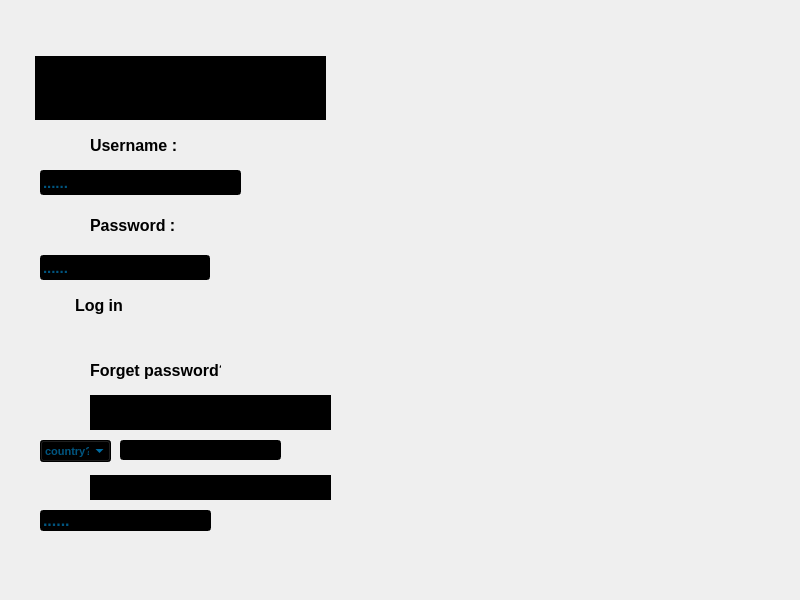
<?xml version="1.0" encoding="UTF-8"?>
<ui version="4.0">
 <class>login</class>
 <widget class="QMainWindow" name="login">
  <property name="geometry">
   <rect>
    <x>0</x>
    <y>0</y>
    <width>800</width>
    <height>600</height>
   </rect>
  </property>
  <property name="sizePolicy">
   <sizepolicy hsizetype="Ignored" vsizetype="Ignored">
    <horstretch>0</horstretch>
    <verstretch>0</verstretch>
   </sizepolicy>
  </property>
  <property name="windowTitle">
   <string>MainWindow</string>
  </property>
  <widget class="QWidget" name="centralwidget">
   <widget class="QLabel" name="background">
    <property name="geometry">
     <rect>
      <x>-30</x>
      <y>0</y>
      <width>1330</width>
      <height>670</height>
     </rect>
    </property>
    <property name="sizePolicy">
     <sizepolicy hsizetype="Fixed" vsizetype="Fixed">
      <horstretch>0</horstretch>
      <verstretch>0</verstretch>
     </sizepolicy>
    </property>
    <property name="frameShape">
     <enum>QFrame::NoFrame</enum>
    </property>
    <property name="text">
     <string/>
    </property>
    <property name="pixmap">
     <pixmap resource="Images.qrc">:/new/image/A1spFdfQ8DL.png</pixmap>
    </property>
    <property name="scaledContents">
     <bool>true</bool>
    </property>
   </widget>
   <widget class="QLabel" name="label">
    <property name="geometry">
     <rect>
      <x>370</x>
      <y>400</y>
      <width>41</width>
      <height>61</height>
     </rect>
    </property>
    <property name="text">
     <string/>
    </property>
    <property name="pixmap">
     <pixmap resource="Images.qrc">:/new/image/UI_Icon_Hourglass.png</pixmap>
    </property>
    <property name="scaledContents">
     <bool>true</bool>
    </property>
   </widget>
   <widget class="QLabel" name="label_2">
    <property name="geometry">
     <rect>
      <x>10</x>
      <y>470</y>
      <width>71</width>
      <height>201</height>
     </rect>
    </property>
    <property name="text">
     <string/>
    </property>
    <property name="pixmap">
     <pixmap resource="Images.qrc">:/new/image/upg_spear.png</pixmap>
    </property>
    <property name="scaledContents">
     <bool>true</bool>
    </property>
   </widget>
   <widget class="QLabel" name="label_3">
    <property name="geometry">
     <rect>
      <x>60</x>
      <y>480</y>
      <width>51</width>
      <height>141</height>
     </rect>
    </property>
    <property name="text">
     <string/>
    </property>
    <property name="pixmap">
     <pixmap resource="Images.qrc">:/new/image/upg_hammer.png</pixmap>
    </property>
    <property name="scaledContents">
     <bool>true</bool>
    </property>
   </widget>
   <widget class="QLabel" name="label_4">
    <property name="geometry">
     <rect>
      <x>500</x>
      <y>510</y>
      <width>111</width>
      <height>51</height>
     </rect>
    </property>
    <property name="text">
     <string/>
    </property>
    <property name="pixmap">
     <pixmap resource="Images.qrc">:/new/image/33.png</pixmap>
    </property>
    <property name="scaledContents">
     <bool>true</bool>
    </property>
   </widget>
   <widget class="QLabel" name="label_5">
    <property name="geometry">
     <rect>
      <x>660</x>
      <y>480</y>
      <width>41</width>
      <height>61</height>
     </rect>
    </property>
    <property name="text">
     <string/>
    </property>
    <property name="pixmap">
     <pixmap resource="Images.qrc">:/new/image/alectuary1.png</pixmap>
    </property>
    <property name="scaledContents">
     <bool>true</bool>
    </property>
   </widget>
   <widget class="QLabel" name="label_6">
    <property name="geometry">
     <rect>
      <x>630</x>
      <y>490</y>
      <width>51</width>
      <height>61</height>
     </rect>
    </property>
    <property name="text">
     <string/>
    </property>
    <property name="pixmap">
     <pixmap resource="Images.qrc">:/new/image/alec10.png</pixmap>
    </property>
    <property name="scaledContents">
     <bool>true</bool>
    </property>
   </widget>
   <widget class="QLabel" name="label_7">
    <property name="geometry">
     <rect>
      <x>650</x>
      <y>380</y>
      <width>41</width>
      <height>41</height>
     </rect>
    </property>
    <property name="text">
     <string/>
    </property>
    <property name="pixmap">
     <pixmap resource="Images.qrc">:/new/image/alec9.png</pixmap>
    </property>
    <property name="scaledContents">
     <bool>true</bool>
    </property>
   </widget>
   <widget class="QLabel" name="label_8">
    <property name="geometry">
     <rect>
      <x>450</x>
      <y>410</y>
      <width>41</width>
      <height>41</height>
     </rect>
    </property>
    <property name="text">
     <string/>
    </property>
    <property name="pixmap">
     <pixmap resource="Images.qrc">:/new/image/28.png</pixmap>
    </property>
    <property name="scaledContents">
     <bool>true</bool>
    </property>
   </widget>
   <widget class="QLabel" name="label_9">
    <property name="geometry">
     <rect>
      <x>440</x>
      <y>410</y>
      <width>31</width>
      <height>41</height>
     </rect>
    </property>
    <property name="text">
     <string/>
    </property>
    <property name="pixmap">
     <pixmap resource="Images.qrc">:/new/image/20.png</pixmap>
    </property>
    <property name="scaledContents">
     <bool>true</bool>
    </property>
   </widget>
   <widget class="QLabel" name="label_10">
    <property name="geometry">
     <rect>
      <x>420</x>
      <y>480</y>
      <width>20</width>
      <height>20</height>
     </rect>
    </property>
    <property name="text">
     <string/>
    </property>
    <property name="scaledContents">
     <bool>true</bool>
    </property>
   </widget>
   <widget class="QLabel" name="label_11">
    <property name="geometry">
     <rect>
      <x>390</x>
      <y>460</y>
      <width>51</width>
      <height>51</height>
     </rect>
    </property>
    <property name="text">
     <string/>
    </property>
    <property name="pixmap">
     <pixmap resource="Images.qrc">:/new/image/gemGreen.png</pixmap>
    </property>
    <property name="scaledContents">
     <bool>true</bool>
    </property>
   </widget>
   <widget class="QLabel" name="label_12">
    <property name="geometry">
     <rect>
      <x>380</x>
      <y>480</y>
      <width>41</width>
      <height>21</height>
     </rect>
    </property>
    <property name="text">
     <string/>
    </property>
    <property name="pixmap">
     <pixmap resource="Images.qrc">:/new/image/coin.png</pixmap>
    </property>
    <property name="scaledContents">
     <bool>true</bool>
    </property>
   </widget>
   <widget class="QLabel" name="label_13">
    <property name="geometry">
     <rect>
      <x>380</x>
      <y>460</y>
      <width>41</width>
      <height>41</height>
     </rect>
    </property>
    <property name="text">
     <string/>
    </property>
    <property name="pixmap">
     <pixmap resource="Images.qrc">:/new/image/gemRed.png</pixmap>
    </property>
    <property name="scaledContents">
     <bool>true</bool>
    </property>
   </widget>
   <widget class="QLabel" name="label_14">
    <property name="geometry">
     <rect>
      <x>420</x>
      <y>490</y>
      <width>37</width>
      <height>12</height>
     </rect>
    </property>
    <property name="text">
     <string/>
    </property>
   </widget>
   <widget class="QLabel" name="label_15">
    <property name="geometry">
     <rect>
      <x>400</x>
      <y>490</y>
      <width>41</width>
      <height>21</height>
     </rect>
    </property>
    <property name="text">
     <string/>
    </property>
    <property name="pixmap">
     <pixmap resource="Images.qrc">:/new/image/coin.png</pixmap>
    </property>
    <property name="scaledContents">
     <bool>true</bool>
    </property>
   </widget>
   <widget class="QLabel" name="label_16">
    <property name="geometry">
     <rect>
      <x>270</x>
      <y>430</y>
      <width>161</width>
      <height>51</height>
     </rect>
    </property>
    <property name="text">
     <string/>
    </property>
    <property name="pixmap">
     <pixmap resource="Images.qrc">:/new/image/scroll2.png</pixmap>
    </property>
    <property name="scaledContents">
     <bool>true</bool>
    </property>
   </widget>
   <widget class="QLabel" name="label_17">
    <property name="geometry">
     <rect>
      <x>370</x>
      <y>470</y>
      <width>31</width>
      <height>31</height>
     </rect>
    </property>
    <property name="text">
     <string/>
    </property>
    <property name="pixmap">
     <pixmap resource="Images.qrc">:/new/image/gemBlue.png</pixmap>
    </property>
    <property name="scaledContents">
     <bool>true</bool>
    </property>
   </widget>
   <widget class="QLabel" name="label_18">
    <property name="geometry">
     <rect>
      <x>410</x>
      <y>480</y>
      <width>41</width>
      <height>31</height>
     </rect>
    </property>
    <property name="text">
     <string/>
    </property>
    <property name="pixmap">
     <pixmap resource="Images.qrc">:/new/image/coin.png</pixmap>
    </property>
    <property name="scaledContents">
     <bool>true</bool>
    </property>
   </widget>
   <widget class="QLabel" name="label_19">
    <property name="geometry">
     <rect>
      <x>450</x>
      <y>580</y>
      <width>37</width>
      <height>12</height>
     </rect>
    </property>
    <property name="text">
     <string/>
    </property>
   </widget>
   <widget class="QLabel" name="label_20">
    <property name="geometry">
     <rect>
      <x>440</x>
      <y>540</y>
      <width>81</width>
      <height>91</height>
     </rect>
    </property>
    <property name="text">
     <string/>
    </property>
    <property name="pixmap">
     <pixmap resource="Images.qrc">:/new/image/bag (1).png</pixmap>
    </property>
    <property name="scaledContents">
     <bool>true</bool>
    </property>
   </widget>
   <widget class="QLabel" name="label_21">
    <property name="geometry">
     <rect>
      <x>550</x>
      <y>440</y>
      <width>71</width>
      <height>41</height>
     </rect>
    </property>
    <property name="text">
     <string/>
    </property>
    <property name="pixmap">
     <pixmap resource="Images.qrc">:/new/image/anchovies.png</pixmap>
    </property>
    <property name="scaledContents">
     <bool>true</bool>
    </property>
   </widget>
   <widget class="QLabel" name="label_22">
    <property name="geometry">
     <rect>
      <x>20</x>
      <y>90</y>
      <width>191</width>
      <height>111</height>
     </rect>
    </property>
    <property name="text">
     <string/>
    </property>
    <property name="pixmap">
     <pixmap resource="Images.qrc">:/new/image/btn4.png</pixmap>
    </property>
    <property name="scaledContents">
     <bool>true</bool>
    </property>
    <property name="wordWrap">
     <bool>true</bool>
    </property>
    <property name="buddy">
     <cstring></cstring>
    </property>
   </widget>
   <widget class="QLabel" name="label_23">
    <property name="geometry">
     <rect>
      <x>90</x>
      <y>135</y>
      <width>101</width>
      <height>20</height>
     </rect>
    </property>
    <property name="font">
     <font>
      <pointsize>12</pointsize>
      <bold>true</bold>
     </font>
    </property>
    <property name="text">
     <string>Username :</string>
    </property>
   </widget>
   <widget class="QLabel" name="label_25">
    <property name="geometry">
     <rect>
      <x>20</x>
      <y>170</y>
      <width>191</width>
      <height>111</height>
     </rect>
    </property>
    <property name="text">
     <string/>
    </property>
    <property name="pixmap">
     <pixmap resource="Images.qrc">:/new/image/btn4.png</pixmap>
    </property>
    <property name="scaledContents">
     <bool>true</bool>
    </property>
   </widget>
   <widget class="QLabel" name="label_26">
    <property name="geometry">
     <rect>
      <x>90</x>
      <y>210</y>
      <width>101</width>
      <height>31</height>
     </rect>
    </property>
    <property name="font">
     <font>
      <pointsize>12</pointsize>
      <bold>true</bold>
     </font>
    </property>
    <property name="text">
     <string>Password :</string>
    </property>
   </widget>
   <widget class="QLabel" name="label_24">
    <property name="geometry">
     <rect>
      <x>60</x>
      <y>133</y>
      <width>25</width>
      <height>25</height>
     </rect>
    </property>
    <property name="text">
     <string/>
    </property>
    <property name="pixmap">
     <pixmap resource="Images.qrc">:/new/image/icons8-username-80.png</pixmap>
    </property>
    <property name="scaledContents">
     <bool>true</bool>
    </property>
   </widget>
   <widget class="QLabel" name="label_27">
    <property name="geometry">
     <rect>
      <x>60</x>
      <y>213</y>
      <width>25</width>
      <height>25</height>
     </rect>
    </property>
    <property name="text">
     <string/>
    </property>
    <property name="pixmap">
     <pixmap resource="Images.qrc">:/new/image/icons8-password-80.png</pixmap>
    </property>
    <property name="scaledContents">
     <bool>true</bool>
    </property>
   </widget>
   <widget class="QLabel" name="label_28">
    <property name="geometry">
     <rect>
      <x>210</x>
      <y>233</y>
      <width>41</width>
      <height>70</height>
     </rect>
    </property>
    <property name="text">
     <string/>
    </property>
    <property name="pixmap">
     <pixmap resource="Images.qrc">:/new/image/btn4.png</pixmap>
    </property>
    <property name="scaledContents">
     <bool>true</bool>
    </property>
   </widget>
   <widget class="QLabel" name="eyeLabel">
    <property name="geometry">
     <rect>
      <x>220</x>
      <y>256</y>
      <width>20</width>
      <height>20</height>
     </rect>
    </property>
    <property name="text">
     <string/>
    </property>
    <property name="pixmap">
     <pixmap resource="Images.qrc">:/new/image/icons8-eye-checked-50.png</pixmap>
    </property>
    <property name="scaledContents">
     <bool>true</bool>
    </property>
   </widget>
   <widget class="QPushButton" name="eyeButton">
    <property name="geometry">
     <rect>
      <x>215</x>
      <y>258</y>
      <width>31</width>
      <height>21</height>
     </rect>
    </property>
    <property name="text">
     <string/>
    </property>
    <property name="flat">
     <bool>true</bool>
    </property>
   </widget>
   <widget class="QLabel" name="label_30">
    <property name="geometry">
     <rect>
      <x>30</x>
      <y>260</y>
      <width>131</width>
      <height>95</height>
     </rect>
    </property>
    <property name="text">
     <string/>
    </property>
    <property name="pixmap">
     <pixmap resource="Images.qrc">:/new/image/btn4.png</pixmap>
    </property>
    <property name="scaledContents">
     <bool>true</bool>
    </property>
   </widget>
   <widget class="QLabel" name="label_31">
    <property name="geometry">
     <rect>
      <x>75</x>
      <y>295</y>
      <width>61</width>
      <height>21</height>
     </rect>
    </property>
    <property name="font">
     <font>
      <pointsize>12</pointsize>
      <bold>true</bold>
     </font>
    </property>
    <property name="text">
     <string>Log in</string>
    </property>
   </widget>
   <widget class="QLabel" name="label_32">
    <property name="geometry">
     <rect>
      <x>50</x>
      <y>297</y>
      <width>20</width>
      <height>20</height>
     </rect>
    </property>
    <property name="text">
     <string/>
    </property>
    <property name="pixmap">
     <pixmap resource="Images.qrc">:/new/image/icons8-log-in-80.png</pixmap>
    </property>
    <property name="scaledContents">
     <bool>true</bool>
    </property>
   </widget>
   <widget class="QLabel" name="label_33">
    <property name="geometry">
     <rect>
      <x>20</x>
      <y>310</y>
      <width>241</width>
      <height>121</height>
     </rect>
    </property>
    <property name="text">
     <string/>
    </property>
    <property name="pixmap">
     <pixmap resource="Images.qrc">:/new/image/btn4.png</pixmap>
    </property>
    <property name="scaledContents">
     <bool>true</bool>
    </property>
   </widget>
   <widget class="QLabel" name="label_34">
    <property name="geometry">
     <rect>
      <x>90</x>
      <y>355</y>
      <width>131</width>
      <height>31</height>
     </rect>
    </property>
    <property name="font">
     <font>
      <pointsize>12</pointsize>
      <bold>true</bold>
     </font>
    </property>
    <property name="text">
     <string>Forget password?</string>
    </property>
   </widget>
   <widget class="QLabel" name="label_35">
    <property name="geometry">
     <rect>
      <x>62</x>
      <y>360</y>
      <width>25</width>
      <height>21</height>
     </rect>
    </property>
    <property name="text">
     <string/>
    </property>
    <property name="pixmap">
     <pixmap resource="Images.qrc">:/new/image/icons8-password-reset-80.png</pixmap>
    </property>
    <property name="scaledContents">
     <bool>true</bool>
    </property>
   </widget>
   <widget class="QPushButton" name="forgetPasssWordButton">
    <property name="geometry">
     <rect>
      <x>40</x>
      <y>350</y>
      <width>191</width>
      <height>41</height>
     </rect>
    </property>
    <property name="text">
     <string/>
    </property>
    <property name="flat">
     <bool>true</bool>
    </property>
   </widget>
   <widget class="QLabel" name="label_36">
    <property name="geometry">
     <rect>
      <x>40</x>
      <y>10</y>
      <width>51</width>
      <height>41</height>
     </rect>
    </property>
    <property name="text">
     <string/>
    </property>
    <property name="pixmap">
     <pixmap resource="Images.qrc">:/new/image/images.jpg</pixmap>
    </property>
    <property name="scaledContents">
     <bool>true</bool>
    </property>
   </widget>
   <widget class="QTextEdit" name="helloTextEdit">
    <property name="enabled">
     <bool>false</bool>
    </property>
    <property name="geometry">
     <rect>
      <x>35</x>
      <y>56</y>
      <width>291</width>
      <height>64</height>
     </rect>
    </property>
    <property name="font">
     <font>
      <pointsize>7</pointsize>
      <bold>true</bold>
     </font>
    </property>
    <property name="styleSheet">
     <string notr="true">background-color: rgb(0, 0, 0);
color: rgb(0, 170, 255);

</string>
    </property>
    <property name="readOnly">
     <bool>true</bool>
    </property>
   </widget>
   <widget class="QLabel" name="skullKingLabel">
    <property name="geometry">
     <rect>
      <x>40</x>
      <y>400</y>
      <width>41</width>
      <height>31</height>
     </rect>
    </property>
    <property name="text">
     <string/>
    </property>
    <property name="pixmap">
     <pixmap resource="Images.qrc">:/new/image/images.jpg</pixmap>
    </property>
    <property name="scaledContents">
     <bool>true</bool>
    </property>
   </widget>
   <widget class="QTextEdit" name="forgetPassWordTextEdit">
    <property name="enabled">
     <bool>false</bool>
    </property>
    <property name="geometry">
     <rect>
      <x>90</x>
      <y>395</y>
      <width>241</width>
      <height>35</height>
     </rect>
    </property>
    <property name="font">
     <font>
      <pointsize>7</pointsize>
      <bold>true</bold>
     </font>
    </property>
    <property name="styleSheet">
     <string notr="true">color: rgb(0, 170, 255);
background-color: rgb(0, 0, 0);</string>
    </property>
    <property name="readOnly">
     <bool>true</bool>
    </property>
   </widget>
   <widget class="QComboBox" name="comboBox">
    <property name="geometry">
     <rect>
      <x>40</x>
      <y>440</y>
      <width>71</width>
      <height>22</height>
     </rect>
    </property>
    <property name="font">
     <font>
      <pointsize>8</pointsize>
      <bold>true</bold>
     </font>
    </property>
    <property name="styleSheet">
     <string notr="true">background-color: rgb(0, 0, 0);
color: rgb(0, 170, 255);</string>
    </property>
    <property name="placeholderText">
     <string>country?</string>
    </property>
    <property name="duplicatesEnabled">
     <bool>false</bool>
    </property>
    <property name="frame">
     <bool>true</bool>
    </property>
   </widget>
   <widget class="QLineEdit" name="phoneLineEdit">
    <property name="geometry">
     <rect>
      <x>120</x>
      <y>440</y>
      <width>161</width>
      <height>20</height>
     </rect>
    </property>
    <property name="font">
     <font>
      <pointsize>8</pointsize>
      <bold>true</bold>
     </font>
    </property>
    <property name="styleSheet">
     <string notr="true">color: rgb(0, 170, 255);
background-color: rgb(0, 0, 0);</string>
    </property>
   </widget>
   <widget class="QLabel" name="ok2Label">
    <property name="geometry">
     <rect>
      <x>285</x>
      <y>415</y>
      <width>51</width>
      <height>71</height>
     </rect>
    </property>
    <property name="text">
     <string/>
    </property>
    <property name="pixmap">
     <pixmap resource="Images.qrc">:/new/image/btn4.png</pixmap>
    </property>
    <property name="scaledContents">
     <bool>true</bool>
    </property>
   </widget>
   <widget class="QLabel" name="ok1Label">
    <property name="geometry">
     <rect>
      <x>299</x>
      <y>442</y>
      <width>23</width>
      <height>18</height>
     </rect>
    </property>
    <property name="font">
     <font>
      <bold>true</bold>
     </font>
    </property>
    <property name="text">
     <string/>
    </property>
    <property name="pixmap">
     <pixmap resource="Images.qrc">:/new/image/icons8-ok-80.png</pixmap>
    </property>
    <property name="scaledContents">
     <bool>true</bool>
    </property>
   </widget>
   <widget class="QPushButton" name="okButton">
    <property name="geometry">
     <rect>
      <x>290</x>
      <y>440</y>
      <width>41</width>
      <height>18</height>
     </rect>
    </property>
    <property name="toolTip">
     <string>click me</string>
    </property>
    <property name="text">
     <string/>
    </property>
    <property name="flat">
     <bool>true</bool>
    </property>
   </widget>
   <widget class="QLabel" name="skullKing2Label">
    <property name="geometry">
     <rect>
      <x>40</x>
      <y>470</y>
      <width>41</width>
      <height>31</height>
     </rect>
    </property>
    <property name="text">
     <string/>
    </property>
    <property name="pixmap">
     <pixmap resource="Images.qrc">:/new/image/images.jpg</pixmap>
    </property>
    <property name="scaledContents">
     <bool>true</bool>
    </property>
   </widget>
   <widget class="QTextEdit" name="newPasswordTextEdit">
    <property name="enabled">
     <bool>false</bool>
    </property>
    <property name="geometry">
     <rect>
      <x>90</x>
      <y>475</y>
      <width>241</width>
      <height>25</height>
     </rect>
    </property>
    <property name="font">
     <font>
      <pointsize>7</pointsize>
      <bold>true</bold>
     </font>
    </property>
    <property name="styleSheet">
     <string notr="true">color: rgb(0, 170, 255);
background-color: rgb(0, 0, 0);</string>
    </property>
    <property name="readOnly">
     <bool>true</bool>
    </property>
   </widget>
   <widget class="QLineEdit" name="newPasswordLineEdit">
    <property name="geometry">
     <rect>
      <x>40</x>
      <y>510</y>
      <width>171</width>
      <height>21</height>
     </rect>
    </property>
    <property name="font">
     <font>
      <pointsize>12</pointsize>
      <bold>true</bold>
     </font>
    </property>
    <property name="styleSheet">
     <string notr="true">color: rgb(0, 170, 255);
background-color: rgb(0, 0, 0);</string>
    </property>
    <property name="echoMode">
     <enum>QLineEdit::Password</enum>
    </property>
    <property name="placeholderText">
     <string>......</string>
    </property>
   </widget>
   <widget class="QLabel" name="ok3Label">
    <property name="geometry">
     <rect>
      <x>250</x>
      <y>487</y>
      <width>41</width>
      <height>71</height>
     </rect>
    </property>
    <property name="text">
     <string/>
    </property>
    <property name="pixmap">
     <pixmap resource="Images.qrc">:/new/image/btn4.png</pixmap>
    </property>
    <property name="scaledContents">
     <bool>true</bool>
    </property>
   </widget>
   <widget class="QLabel" name="ok4Label">
    <property name="geometry">
     <rect>
      <x>259</x>
      <y>513</y>
      <width>23</width>
      <height>18</height>
     </rect>
    </property>
    <property name="text">
     <string/>
    </property>
    <property name="pixmap">
     <pixmap resource="Images.qrc">:/new/image/icons8-ok-80.png</pixmap>
    </property>
    <property name="scaledContents">
     <bool>true</bool>
    </property>
   </widget>
   <widget class="QPushButton" name="ok2Button">
    <property name="geometry">
     <rect>
      <x>250</x>
      <y>510</y>
      <width>41</width>
      <height>22</height>
     </rect>
    </property>
    <property name="toolTip">
     <string>click me</string>
    </property>
    <property name="text">
     <string/>
    </property>
    <property name="flat">
     <bool>true</bool>
    </property>
   </widget>
   <widget class="QPushButton" name="backButton">
    <property name="geometry">
     <rect>
      <x>-3</x>
      <y>10</y>
      <width>40</width>
      <height>40</height>
     </rect>
    </property>
    <property name="toolTip">
     <string>back</string>
    </property>
    <property name="text">
     <string/>
    </property>
    <property name="flat">
     <bool>true</bool>
    </property>
   </widget>
   <widget class="QLabel" name="label_29">
    <property name="geometry">
     <rect>
      <x>210</x>
      <y>487</y>
      <width>41</width>
      <height>70</height>
     </rect>
    </property>
    <property name="text">
     <string/>
    </property>
    <property name="pixmap">
     <pixmap resource="Images.qrc">:/new/image/btn4.png</pixmap>
    </property>
    <property name="scaledContents">
     <bool>true</bool>
    </property>
   </widget>
   <widget class="QLabel" name="eyeLabel2">
    <property name="geometry">
     <rect>
      <x>220</x>
      <y>510</y>
      <width>20</width>
      <height>20</height>
     </rect>
    </property>
    <property name="text">
     <string/>
    </property>
    <property name="pixmap">
     <pixmap resource="Images.qrc">:/new/image/icons8-eye-checked-50.png</pixmap>
    </property>
    <property name="scaledContents">
     <bool>true</bool>
    </property>
   </widget>
   <widget class="QPushButton" name="eyeButton2">
    <property name="geometry">
     <rect>
      <x>215</x>
      <y>510</y>
      <width>31</width>
      <height>21</height>
     </rect>
    </property>
    <property name="text">
     <string/>
    </property>
    <property name="flat">
     <bool>true</bool>
    </property>
   </widget>
   <widget class="QLineEdit" name="usernameLineEdit">
    <property name="geometry">
     <rect>
      <x>40</x>
      <y>170</y>
      <width>201</width>
      <height>25</height>
     </rect>
    </property>
    <property name="font">
     <font>
      <pointsize>11</pointsize>
      <bold>true</bold>
     </font>
    </property>
    <property name="styleSheet">
     <string notr="true">background-color: rgb(0, 0, 0);
color: rgb(0, 170, 255);</string>
    </property>
    <property name="placeholderText">
     <string>......</string>
    </property>
   </widget>
   <widget class="QLineEdit" name="passwordLineEdit">
    <property name="geometry">
     <rect>
      <x>40</x>
      <y>255</y>
      <width>170</width>
      <height>25</height>
     </rect>
    </property>
    <property name="font">
     <font>
      <pointsize>11</pointsize>
      <bold>true</bold>
     </font>
    </property>
    <property name="styleSheet">
     <string notr="true">background-color: rgb(0, 0, 0);
color: rgb(0, 170, 255);</string>
    </property>
    <property name="echoMode">
     <enum>QLineEdit::Password</enum>
    </property>
    <property name="placeholderText">
     <string>......</string>
    </property>
   </widget>
   <widget class="QPushButton" name="loginButton">
    <property name="geometry">
     <rect>
      <x>40</x>
      <y>292</y>
      <width>111</width>
      <height>30</height>
     </rect>
    </property>
    <property name="text">
     <string/>
    </property>
    <property name="flat">
     <bool>true</bool>
    </property>
   </widget>
  </widget>
 </widget>
 <resources>
  <include location="Images.qrc"/>
 </resources>
 <connections/>
</ui>
